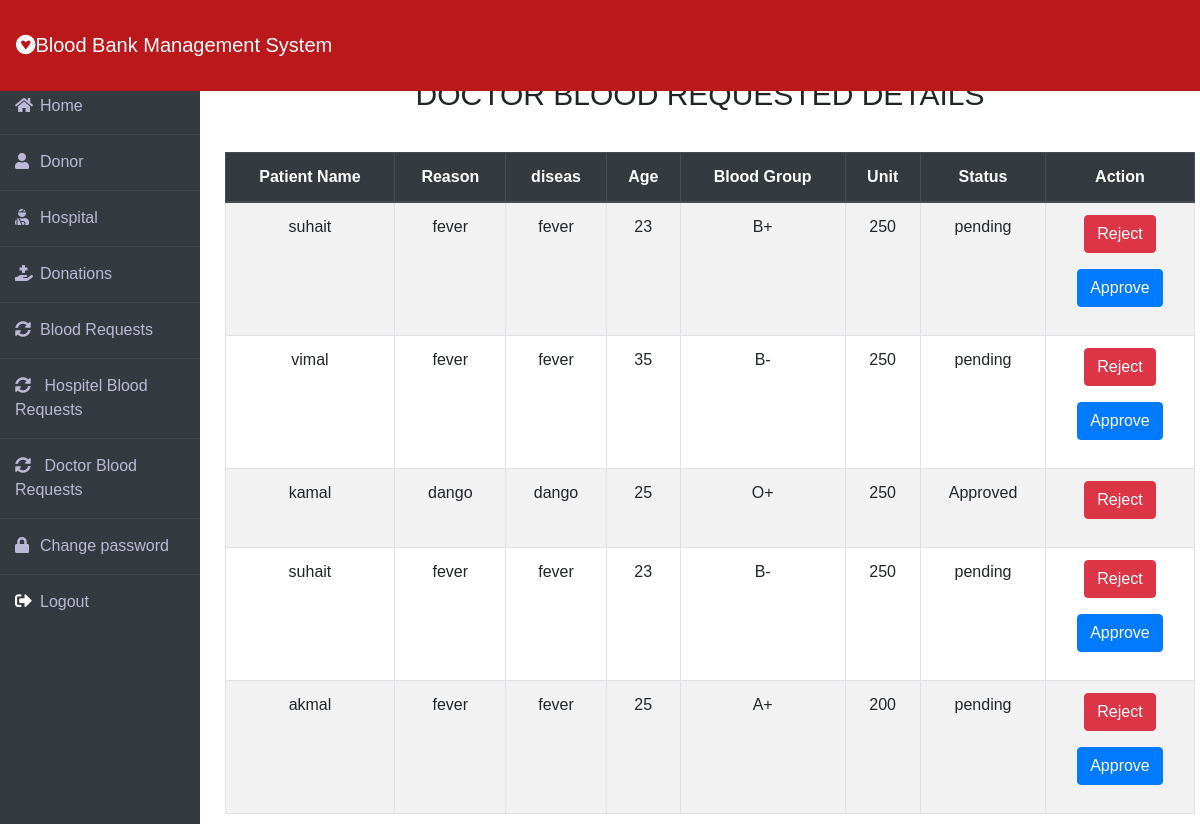
Screenshot of /Doctorbloodrequestdetails.php (signed in) with the database file from the repository.
### tables this page shows
CREATE TABLE `doctorbloodrequest` (
  `id` int(100) NOT NULL,
  `D_id` int(100) NOT NULL,
  `name` varchar(100) NOT NULL,
  `resion` varchar(100) NOT NULL,
  `P_diseas` varchar(50) NOT NULL,
  `unit` int(100) NOT NULL,
  `p_age` int(100) NOT NULL,
  `blood_types` varchar(100) NOT NULL,
  `Status` int(5) NOT NULL
);

### Doctorbloodrequestdetails.php (the view, shortened to what this page needs)
<?php
include "Database.php";
?>
<!DOCTYPE html>
<html lang="en">
<head>
    <link rel="stylesheet" href="requestdetail.css">
    <link rel="stylesheet" href="https://cdn.jsdelivr.net/npm/bootstrap@4.6.2/dist/css/bootstrap.min.css"
>
    <link rel="stylesheet" href="https://cdn.jsdelivr.net/npm/bootstrap@4.6.2/dist/css/bootstrap.min.css"
>
    <link rel="stylesheet" href="https://cdnjs.cloudflare.com/ajax/libs/font-awesome/5.14.0/css/all.css">
</head>
<body>
        <?php
         include "Adminnavbar.php";
         ?>
    <br><br>
    <?php
         include "Adminsidenavbar.php";
         ?>
        <div class="main_content">
            <div class="container">
                <h4>DOCTOR BLOOD REQUESTED DETAILS</h4>
                <table class="table-responsive-lg">
                    <table class=" table table-hover table-bordered table-striped table-hover text-center">
                        <thead class="thead-dark">
                            <th scope="col">Patient Name</th>
                            <th scope="col">Reason</th>
                            <th scope="col">diseas</th>
                            <th scope="col">Age</th>
                            <th scope="col">Blood Group</th>
                            <th scope="col">Unit</th>
                            <th scope="col">Status</th>
                            <th class="text-ceneter">Action</th>
                        </thead>
                        <tbody>
                        <?php
                            $sql = "SELECT `id`, `D_id`, `name`, `resion`, `P_diseas`, `unit`, `p_age`, `blood_types`, `Status`
                            FROM `doctorbloodrequest` WHERE 1";
                            $res = $conn->query($sql);
                            if($res->num_rows > 0)
                            {
                                foreach($res as $patient)
                                {
                                    ?>
                                    <tr>
                                         <td><?=  $patient['name'];?></td>
                                         <td><?=  $patient['resion'];?></td>
                                         <td><?= $patient['P_diseas'];?></td>
                                         <td><?= $patient['p_age'];?></td>
                                         <td><?=  $patient['blood_types'];?></td>
                                         <td><?=  $patient['unit'];?></td>
                                            <?php
                                            if( $patient['Status']==1)
                                            {
                                                echo' <td>Approved</td>';
                                                echo'<td><p> <a class="btn btn-danger" href="Doctardactivate.php?id='.$patient['id'].'&status=0">Reject</a></p></td>';
                                            }
                                            elseif($patient['Status']==0)
                                            {
                                                echo'<td>pending</td>';
                                                echo'<td><p> <a class="btn btn-danger" href="Doctardactivate.php?id='.$patient['id'].'&status=0">Reject</a></p>';
                                                echo'<p> <a class="btn btn-primary" href="Doctoractivate.php?id='.$patient['id'].'&status=1">Approve</a></p></td>';
                                            }
                                            elseif($patient['Status']==2)
                                            {
                                                echo'<td>cancelled</td>';
                                               echo '<td> <p> <a class="btn btn-primary" href="Doctoractivate.php?id='.$patient['id'].'&status=2">Approve</a></p>
                                                </td>';
                                            }
                                            ?>
                                </tr>
                                <?php
                                }
                            }
                            else
                            {
                                echo"<h5 ><center>No Record Found <center></h5>";
                            }
                            ?>
                        </tbody>
                    </table>
            </div>
        </div>
</body>
</html>

### Adminnavbar.php
<nav class="navbar navbar-expand-lg navbar-light fixed-top " style="background-color: #ba181b;">
        <a style="color:white;" class="navbar-brand" href="Admindashbord.php"><i class="fab fa-gratipay"></i><font- face = "Comic sans MS" size="4">Blood Bank Management System</a>
    </nav>

### Adminsidenavbar.php
<div class="wrapper">
        <div class="sidebar">
            <ul>
                <li><a style="text-decoration:none;" href="Admindashbord.php"><i class="fas fa-home"></i>Home</a></li>
                <li><a style="text-decoration:none;" href="Donordetails.php"><i class="fas fa-user"></i>Donor</a></li>
                <li><a style="text-decoration:none;" href="patientdetails.php"><i class="fas fa-user-injured"></i>Hospital</a></li>
                <li><a style="text-decoration:none;" href="Donatebloodrequestdetails.php"><i class="fas fa-hand-holding-medical"></i>Donations</a></li>
                <li><a style="text-decoration:none;" href="BloodRequestDetaails.php"><i class="fas fa-sync-alt"></i>Blood
                        Requests</a></li>
                <li><a style="text-decoration:none;" href="Hospitalreqestdetails.php"><i class="fas fa-sync-alt"></i> Hospitel Blood
                        Requests</a></li>
                <li><a style="text-decoration:none;" href="Doctorbloodrequestdetails.php"><i class="fas fa-sync-alt"></i> Doctor Blood
                        Requests</a></li>
                <li><a style="text-decoration:none;" href="Changepassword.php"><i class="fas fa-lock"></i>Change password</a></li>
                <li><a style="text-decoration:none;" href="logout.php"><i class="fas fa-sign-out-alt"></i>Logout</a></li>
            </ul>
        </div>

### requestdetail.css (style rules this page uses)
* { margin: 0; padding: 0; box-sizing: border-box; list-style: none; text-decoration: none; font-family: 'Josefin Sans', sans-serif; }
.container .table { margin: 1%; padding: auto; width: 100%; }
body { background-color: #f3f5f9; }
.wrapper { display: flex; position: relative; }
.navbar { width: 100%; height: 11%; }
.wrapper .sidebar { width: 200px; height: 100%; background: #343a40; padding: 30px 0px; position: fixed; }
.wrapper .sidebar ul li { padding: 15px; border-bottom: 1px solid #bdb8d7; border-bottom: 1px solid rgba(0, 0, 0, 0.05); border-top: 1px solid rgba(255, 255, 255, 0.05); }
.wrapper .sidebar ul li a { color: #bdb8d7; display: block; }
.wrapper .sidebar ul li a .fas { width: 25px; }
.wrapper .main_content { width: 90%; margin-left: 200px; }
.fa-sign-out-alt { color: white; font-size: 2ex; }
.container h4 { text-align: center; margin: 3%; font: bold; font-size: 30px; }

### rows the page displays
doctorbloodrequest: name "suhait", resion "fever", P_diseas "fever", p_age "23", blood_types "B+", unit "250"
doctorbloodrequest: name "vimal", resion "fever", P_diseas "fever", p_age "35", blood_types "B-", unit "250"
doctorbloodrequest: name "kamal", resion "dango", P_diseas "dango", p_age "25", blood_types "O+", unit "250"
doctorbloodrequest: name "suhait", resion "fever", P_diseas "fever", p_age "23", blood_types "B-", unit "250"
doctorbloodrequest: name "akmal", resion "fever", P_diseas "fever", p_age "25", blood_types "A+", unit "200"
